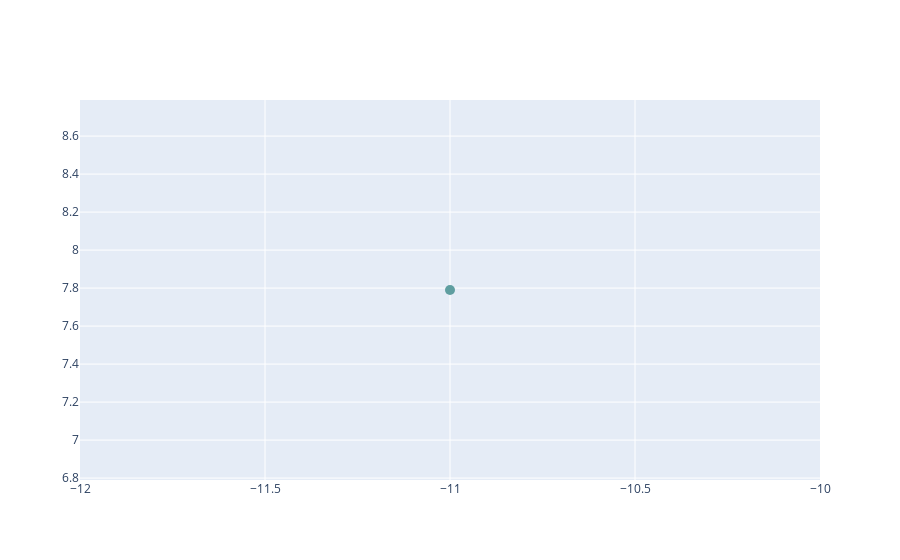

The cell this chart's notebook holds for it:
### Code cell
n.iplot()

### Figure 1 — Plotly figure (JSON) as saved in the notebook; plotly's stock layout.template omitted (floating-point values rounded to 4 significant figures)
{"data": [{"hoverinfo": "text", "marker": {"color": "cadetblue", "size": 10}, "mode": "markers", "opacity": 1, "text": ["Bus onebus"], "type": "scatter", "x": [-11], "y": [7.79]}], "layout": {"hovermode": "closest", "showlegend": false, "title": {"text": ""}}}
